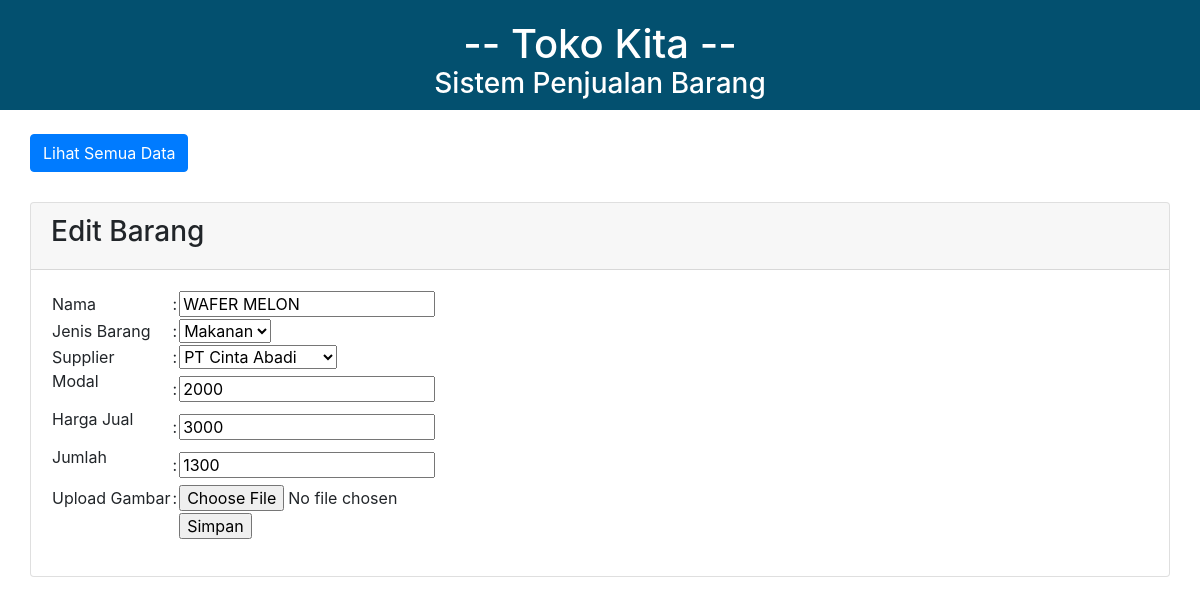
The page /edit.php?id=5 on the database as committed earlier.
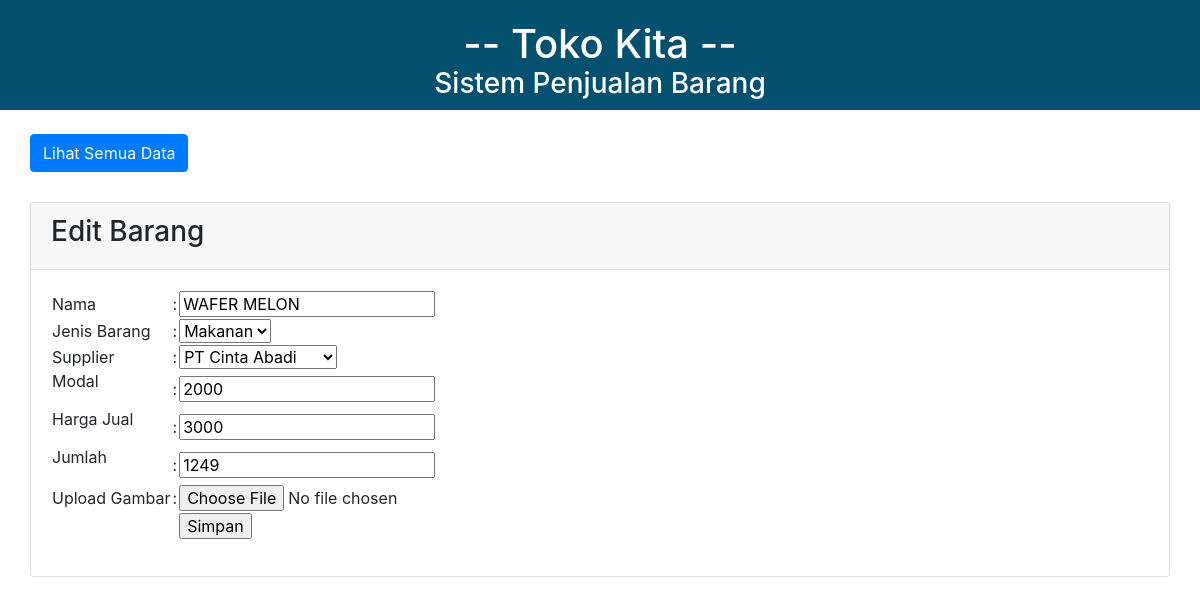
The same page on the database as committed later.
### tables this page shows
CREATE TABLE `barang` (
  `id` int(11) NOT NULL,
  `nama` varchar(60) NOT NULL,
  `jenis` varchar(30) NOT NULL,
  `suplier` varchar(60) NOT NULL,
  `modal` int(11) NOT NULL,
  `harga` int(11) NOT NULL,
  `jumlah` int(11) NOT NULL,
  `gambar` varchar(500) NOT NULL
);

### edit.php (the view, shortened to what this page needs)
<html>
<head>
    <link rel="stylesheet" type="text/css" href="style_edit.css">
	<link rel="stylesheet" type="text/css" href="https://cdnjs.cloudflare.com/ajax/libs/twitter-bootstrap/4.5.2/css/bootstrap.css">
	<link rel="stylesheet" type="text/css" href="https://cdn.datatables.net/1.10.22/css/dataTables.bootstrap4.min.css">
</head>
<body>
    <div class="judul">
    <h1>-- Toko Kita --</h1>
    <br>
    <h3>Sistem Penjualan Barang</h3>
    </div>
    <br/>
        <a class="btn btn-primary" href="index2.php">Lihat Semua Data</a>
        <br/>
        <div class="card">
            <div class="card-header">
            <h3>Edit Barang</h3>
            </div>
            <div class="card-body">
                <?php
                include "koneksi.php";
                $id = $_GET['id'];
                $query_mysql = mysqli_query($conn, "SELECT * FROM barang WHERE id='$id'")or die(mysql_error());
                while($data = mysqli_fetch_array($query_mysql)){
                ?>
                <form action="update.php" method="post" enctype="multipart/form-data">
                <table>
                <tr>
                <td>Nama</td>
                <td>:</td>
                <td>
                <input type="text" name="nama" value="<?php echo $data['nama'] ?>">
                </td>
                </tr>
                <tr>
                    <td>Jenis Barang</td>
                    <td>:</td>
                    <td><select name="jenis" id="jenis">
                    <option value="Makanan"<?php if ($data['jenis']=="Makanan") { echo "selected=\"selected\""; } ?>>Makanan
                    </option>
                    </select></td>
                </tr>
                <tr>
                    <td>Supplier</td>
                    <td>:</td>
                    <td>
                    <select name="suplier">
                        <?php
                        include 'koneksi.php';
                        $supplier = mysqli_query($conn, "SELECT * FROM supplier");
                        while($data1=mysqli_fetch_array($supplier)){
                            ?>
                            <option value="<?php echo $data1['nama_supplier']; ?>"><?php echo $data1['nama_supplier'] ?></option>
                            <?php
                        }
                        ?>
                    </select>
                    </td>
                </tr>
                <tr>
                <td><p>Modal</td>
                <td>:</td>
                <td><input name="modal" type ="number" value="<?php echo $data['modal'] ?>"><br></td>
                </tr>
                <tr>
                <td><p>Harga Jual</td>
                <td>:</td>
                <td><input name="harga" type ="number" value="<?php echo $data['harga'] ?>"><br></td>
                </tr>
                <tr>
                <td><p>Jumlah</td>
                <td>:</td>
                <td><input name="jumlah" type ="number" value="<?php echo $data['jumlah'] ?>"><br></td>
                </tr>
                <tr>
                <td>Upload Gambar</td>
                <td>:</td>
                <td>
                <input type="file" name="gambar" value="<?php echo $data['gambar'] ?>">
                </td>
                </tr>
                <tr>
                <td></td>
                <td></td>
                <td><input type="submit" value="Simpan"></td> </tr>
                </table>
                </form>
            </div>
        </div>
        <?php } ?>
</body>

Rows that differ between the two databases and show on the page:
changed barang "WAFER MELON": jumlah "1300" → "1249"
